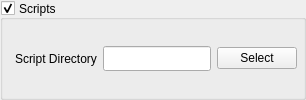
             <widget class="CollapsingGroupBox" name="groupBox_settings_scripts">
              <property name="sizePolicy">
               <sizepolicy hsizetype="Preferred" vsizetype="Maximum">
                <horstretch>0</horstretch>
                <verstretch>0</verstretch>
               </sizepolicy>
              </property>
              <property name="title">
               <string>Scripts</string>
              </property>
              <property name="alignment">
               <set>Qt::AlignLeading|Qt::AlignLeft|Qt::AlignVCenter</set>
              </property>
              <property name="flat">
               <bool>false</bool>
              </property>
              <property name="checkable">
               <bool>true</bool>
              </property>
              <layout class="QGridLayout" name="gridLayout_6" rowstretch="0">
               <property name="leftMargin">
                <number>12</number>
               </property>
               <property name="topMargin">
                <number>6</number>
               </property>
               <property name="rightMargin">
                <number>6</number>
               </property>
               <property name="bottomMargin">
                <number>6</number>
               </property>
               <item row="0" column="0">
                <widget class="QLabel" name="label">
                 <property name="text">
                  <string>Script Directory</string>
                 </property>
                </widget>
               </item>
               <item row="0" column="2">
                <widget class="QPushButton" name="pushButton_open_script_dir">
                 <property name="toolTip">
                  <string>Select this directory from your computer</string>
                 </property>
                 <property name="text">
                  <string>Select</string>
                 </property>
                </widget>
               </item>
               <item row="0" column="1">
                <widget class="QLineEdit" name="lineEdit_script_dir">
                 <property name="minimumSize">
                  <size>
                   <width>0</width>
                   <height>25</height>
                  </size>
                 </property>
                 <property name="toolTip">
                  <string>The path where scripts are located</string>
                 </property>
                </widget>
               </item>
              </layout>
             </widget>
